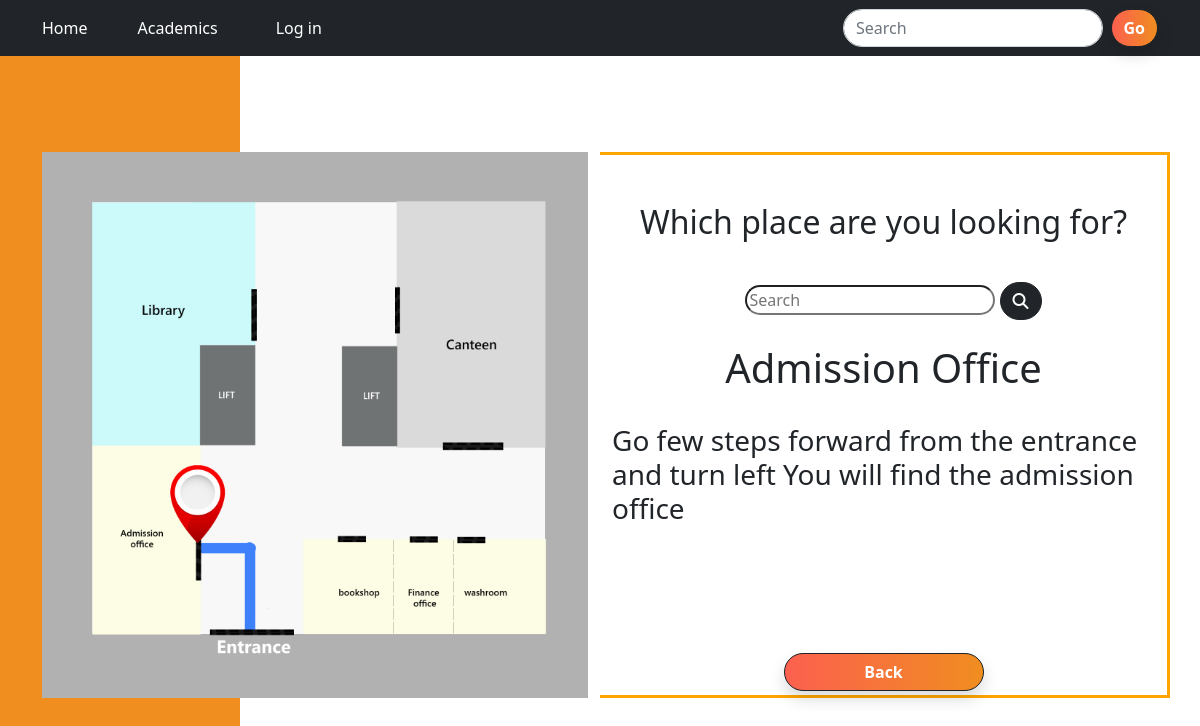
The page /direction_read.php?Room_Name=Admission Office on the database its author committed.
### tables this page shows
CREATE TABLE `direction` (
  `ID` int(100) NOT NULL,
  `Room_Name` varchar(1000) NOT NULL,
  `Room_Number` text NOT NULL,
  `Direction` varchar(1000) NOT NULL,
  `Map` varchar(100) NOT NULL
);

### direction_read.php (the view, shortened to what this page needs)
<?php include "header.php" ?>
<?php include "navber.php" ?>
<?php
$conn = mysqli_connect('localhost','root','','smart reception');
?>
<!DOCTYPE html>
<html lang="en">
<head>
    <link rel="stylesheet" href="https://cdn.jsdelivr.net/npm/bootstrap@5.2.0-beta1/dist/css/bootstrap.min.css">
    <link rel="stylesheet" href="https://cdn.jsdelivr.net/npm/bootstrap-icons@1.8.2/font/bootstrap-icons.css">
</head>
<body style="background: linear-gradient(to left, white 80%, #f08e1f 20%  )" >
<?php
                    if (isset($_GET['Room_Name'])){
                        $Room_Name= $_GET['Room_Name'];
                        $sql= "SELECT * FROM direction WHERE Room_Name='$Room_Name'";
                        $data = mysqli_query($conn, $sql);
                        $check_result= mysqli_num_rows($data)> 0;
                        if($check_result){
                          while( $rows = mysqli_fetch_array( $data ) )
                          {
                    ?>
    <br><br>
        <div class="container">
            <br><br>
            <div class="row" >
                <div class="col-md-6 col-12">
                <img src="imeges/<?php echo $rows ['Map'] ?>" style="width:100%;" alt="">
                </div>
                <div class="col-md-6 col-12" style=" border-top-style: solid ; border-right-style: solid ; border-bottom-style: solid ; border-color:orange; align-items:center;">
                <div style=" display:flex; flex-direction:column; align-items: center;"
                      >
                     <br><br>
                     <h2>Which place are you looking for?</h2>
            <center>
            <div class="input-group" style="margin-left:20px;" >
            <form action="direction_search.php" method="POST">
                <input type="text" placeholder="Search" name="RN" class="rounded-pill w-5" style="width:250px;" required>
                <button  type="submit" style="" name="submit"class="btn btn-dark rounded-pill" type="button" id="button-addon2"><i class="fas fa-search"></i></button>
            </form>
                    </div>
            </center>
            <br>
                <h1><?php echo $rows ['Room_Name'] ?></h1>
            <br>
                <h3><?php echo $rows ['Direction'] ?></h3>
            <br>
            <br><br><br><br>
            <a href="direction.php"><button class=" btn rounded-pill btn-dark shadow fw-bold"  style="background-image: linear-gradient(to right ,#fc604f , #f08d20);width:200px;">Back</button></a>
                    </div>
                </div>
            </div>
        <?php
                          }
                          }
                    }
        else{
        die("Can not execute query");
        }
?>
</body>
</html>

### rows shown on the page
direction: Map (picture), Room_Name "Admission Office", Direction "Go few steps forward from the entrance and turn left You will find the admission office"
